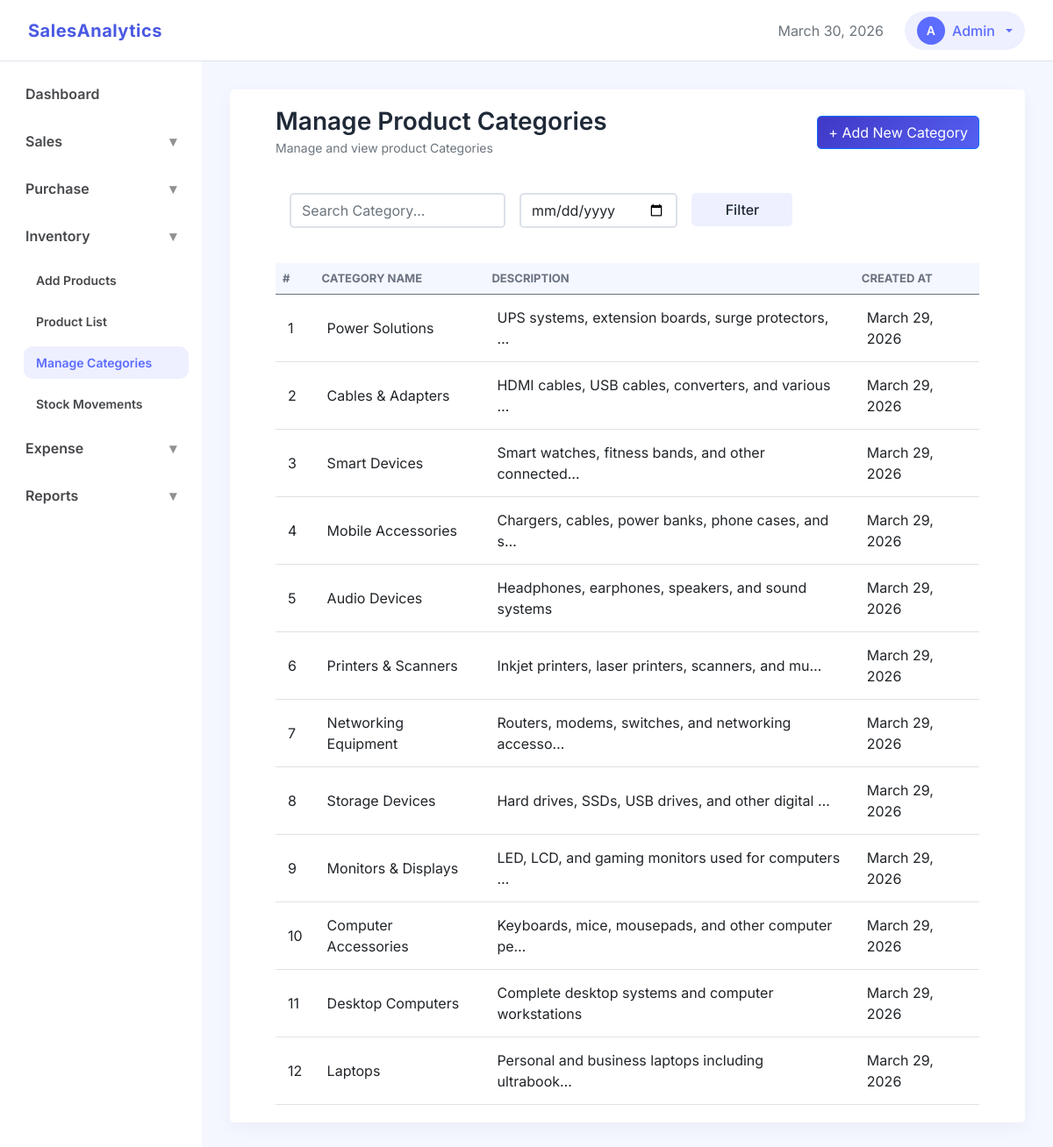
The app's page /inventory/categories/ (signed in) with its own data.
### inventory/models.py (models this page shows, shortened)
class ProductCategory(models.Model):
    name = models.CharField(max_length=100, unique=True)
    description = models.TextField(blank=True)
    created_at = models.DateTimeField(auto_now_add=True)
    updated_at = models.DateTimeField(auto_now=True)

### inventory/views.py (the view)
# urls.py: path('categories/', views.ProductCategoryView.as_view(), name='product_categories'),
class ProductCategoryView(CreateView):
    model = ProductCategory
    form_class = ProductCategoryForm
    template_name = 'inventory/product_categories.html'
    success_url = reverse_lazy('product_categories')
    def get_context_data(self, **kwargs):
        context = super().get_context_data(**kwargs)
        context["categories"] = ProductCategory.objects.all().order_by('-created_at')
        return context

### inventory/forms.py
class ProductCategoryForm(forms.ModelForm):
    class Meta:
        model = ProductCategory
        fields = ['name', 'description']
        widgets = {
            'name': forms.TextInput(attrs={'class': 'form-control', 'placeholder': 'Enter category name'}),
            'description': forms.Textarea(attrs={'class': 'form-control', 'placeholder': 'Optional Description', 'rows': 3})
        }

### dashboard/templatetags/navigation_tags.py (called while the page is built)
@register.simple_tag(takes_context=True)
def active(context, *url_names):
    request = context['request']
    current_url = request.resolver_match.url_name
    if current_url in url_names:
        return 'active'
    return ''

@register.simple_tag(takes_context=True)
def show_menu(context, *url_names):
    request = context['request']
    current_url = request.resolver_match.url_name
    if current_url in url_names:
        return 'show'
    return ''

### templates/inventory/product_categories.html (shortened to what this page needs)
{% extends "base.html" %}
{% load static %}
{% block css_files%}
    <link rel="stylesheet" href="{% static 'css/apps/list.css' %}">
{% endblock %}
{% block content %}
<div class="container-fluid">
    <div class="d-flex justify-content-between align-items-center mb-4">
        <div>
            <h3 class="section-title mb-0">Manage Product Categories</h3>
            <small class="text-muted">Manage and view product Categories</small>
        </div>
        <div>
            <button class="btn btn-primary" data-bs-toggle="modal" data-bs-target="#addCategoryModal">
                + Add New Category
            </button>
        </div>
    </div>
    <div class=" mb-4 p-3">
        <div class="row g-3">
            <div class="col-md-4">
                <input type="text"
                       class="form-control"
                       placeholder="Search Category...">
            </div>
            <div class="col-md-3">
                <input type="date" class="form-control">
            </div>
            <div class="col-md-2">
                <button class="btn btn-soft w-100">
                    Filter
                </button>
            </div>
        </div>
    </div>
    <div class="">
        <div class="table-responsive">
            <table class="table table-hover align-middle data-table mb-0">
                <thead>
                    <tr>
                        <th>#</th>
                        <th>Category Name</th>
                        <th>Description</th>
                        <th>Created At</th>
                    </tr>
                </thead>
                <tbody>
                    {% for category in categories %}
                    <tr>
                        <td>{{ forloop.counter }}</td>
                        <td>
                            {{ category.name }}
                        </td>
                        <td>
                            {% if category.description %}
                                {{ category.description|truncatechars:50 }}
                            {% else %}
                                No description provided
                            {% endif%}
                        </td>
                        <td>
                            {{ category.created_at|date }}
                        </td>
                    </tr>
                    {% empty %}
                    <tr>
                        <td colspan="7" class="text-center py-4 text-muted">
                            No category recorded
                        </td>
                    </tr>
                    {% endfor %}
                </tbody>
            </table>
        </div>
    </div>
</div>
{% endblock %}

### templates/base.html (shortened to what this page needs)
{% load static %}
<!DOCTYPE html>
<html lang="en">
<head>
    <link href="https://cdn.jsdelivr.net/npm/bootstrap@5.0.2/dist/css/bootstrap.min.css" rel="stylesheet">
    <link rel="stylesheet" href="https://cdn.jsdelivr.net/npm/bootstrap-icons@1.11.3/font/bootstrap-icons.css">
    <link rel="stylesheet" href="{% static 'css/base.css' %}">
    <link rel="stylesheet" href="{% static 'css/layout.css' %}">
    <link rel="stylesheet" href="{% static 'css/components.css' %}">
    {% block css_files %}
    {% endblock %}
</head>
<body>
    {% include "partials/navbar.html" %}
    <div class="app-layout">
        {% include "partials/sidebar.html" %}
        <div class="content-area">
            <div class="content-placeholder">
                {% block content %}{% endblock %}
            </div>
        </div>
    </div>
</body>
</html>

### templates/partials/navbar.html (shortened to what this page needs)
<nav class="navbar custom-navbar d-flex justify-content-between align-items-center">
    <div class="d-flex align-items-center gap-4">
        <a class="navbar-brand" href="#">SalesAnalytics</a>
    </div>
    <div class="d-flex align-items-center gap-4">
        <span class="text-muted" id="nav-date"></span>
        <div class="dropdown">
        <button class="btn admin-btn dropdown-toggle d-flex align-items-center gap-2"
                data-bs-toggle="dropdown"
                aria-expanded="false">
            <div class="avatar">A</div>
            <span>Admin</span>
        </button>
    </div>
    </div>
</nav>

### templates/partials/sidebar.html (shortened to what this page needs)
{% load navigation_tags %}
<div class="sidebar">
    <ul class="nav flex-column sidebar-nav">
        <li class="nav-item">
            <a class="nav-link {% active 'dashboard' %}" href="{% url 'dashboard' %}">
                Dashboard
            </a>
        </li>
        <li class="nav-item">
            <a class="nav-link d-flex justify-content-between align-items-center"
            data-bs-toggle="collapse"
            href="#salesMenu"
            role="button">
                Sales
                <span class="arrow">▾</span>
            </a>
        </li>
        <li class="nav-item">
            <a class="nav-link d-flex justify-content-between align-items-center"
            data-bs-toggle="collapse"
            href="#purchaseMenu"
            role="button">
                Purchase
                <span class="arrow">▾</span>
            </a>
        </li>
        <li class="nav-item">
            <a class="nav-link d-flex justify-content-between align-items-center"
            data-bs-toggle="collapse"
            href="#inventoryMenu">
                Inventory
                <span class="arrow">▾</span>
            </a>
            <div class="collapse {% show_menu 'add_product' 'product_list' 'product_categories' 'stock_movements' %}" id="inventoryMenu">
                <ul class="nav flex-column sub-menu">
                    <li class="nav-item">
                        <a class="nav-link {% active 'add_product' %}" href="{% url 'add_product' %}">
                            Add Products
                        </a>
                    </li>
                    <li class="nav-item">
                        <a class="nav-link {% active 'product_list' %}" href="{% url 'product_list' %}">
                            Product List
                        </a>
                    </li>
                    <li class="nav-item">
                        <a class="nav-link {% active 'product_categories' %}" href="{% url 'product_categories' %}">
                            Manage Categories
                        </a>
                    </li>
                    <li class="nav-item">
                        <a class="nav-link {% active 'stock_movements' %}" href="{% url 'stock_movements' %}">
                            Stock Movements
                        </a>
                    </li>
                </ul>
            </div>
        </li>
        <li class="nav-item">
            <a class="nav-link d-flex justify-content-between align-items-center"
            data-bs-toggle="collapse"
            href="#financeMenu">
                Expense
                <span class="arrow">▾</span>
            </a>
        </li>
        <li class="nav-item">
            <a class="nav-link d-flex justify-content-between align-items-center"
            data-bs-toggle="collapse"
            href="#reportMenu">
                Reports
                <span class="arrow">▾</span>
            </a>
        </li>
    </ul>
</div

### static/css/base.css (style rules this page uses)
:root { --clr-primary: #5b6cff; --clr-secondary: #4038c6; --clr-primary-hover: #4a59e3; --clr-primary-medium: #dbdffc; --clr-primary-soft: #eef0ff; --clr-accent: #00c2ff; --primary-gradient: linear-gradient(135deg, var(--clr-secondary), var(--clr-primary)); --secondary-gradient: linear-gradient(130deg, var(--clr-primary-hover), var(--clr-primary)); --clr-bg-main: #ffffff; --clr-bg-content: #f4f7ff; --clr-bg-btn-secondary: #eaeaea; --clr-bg-components: #f5f7fa; --clr-text-main: #1f2937; --clr-text-medium: #46484b; --clr-text-muted: #6b7280; --clr-text-placeholder: #c4c7cc; --clr-text-light: #fefefc; --clr-border: #dce1ea; --clr-border-light: #e4e7ec; --shadow-soft: 0 6px 20px rgba(17, 24, 39, 0.04); --radius: 5px; --nav-height: 70px; --space-xs: 8px; --space-sm: 12px; --space-md: 16px; --space-lg: 24px; --space-xl: 32px; }
* { box-sizing: border-box; }
body { margin: 0; padding: 0; font-family: "Inter", sans-serif; color: var(--clr-text-main); background: var(--clr-bg-main); -webkit-font-smoothing: antialiased; }
h1, h2, h3, h4, h5 { font-weight: 600; margin-bottom: 0.5rem; }
.text-muted { color: var(--clr-text-muted); }

### static/css/layout.css (style rules this page uses)
.custom-navbar { height: var(--nav-height); background: var(--clr-bg-main); border-bottom: 1px solid var(--clr-border); padding: 0 32px; }
.navbar-brand { font-weight: 700; color: var(--clr-primary); letter-spacing: 0.5px; transition: color 0.5s ease; }
.navbar-brand { color: var(--clr-primary-hover); }
.admin-btn { background: var(--clr-primary-soft); border: none; border-radius: 30px; padding: 6px 14px; font-weight: 500; color: var(--clr-primary); }
.avatar { width: 32px; height: 32px; background: var(--clr-primary); color: #ffffff; font-size: 14px; font-weight: 600; display: flex; align-items: center; justify-content: center; border-radius: 50%; }
.app-layout { display: flex; height: calc(100vh - var(--nav-height)); }
.sidebar { width: 230px; height: calc(100vh - var(--nav-height)); overflow-x: hidden; overflow-y: auto; }
.sidebar-nav { padding: 10px 15px; }
.sidebar-nav .nav-link { font-weight: 600; color: var(--clr-text-medium); border-radius: 10px; padding: 10px 14px; margin: 5px 0; }
.sidebar-nav .nav-link:hover, .sidebar-nav .active { background: var(--clr-primary-soft); color: var(--clr-primary); }
.sub-menu { padding-left: 12px; }
.sub-menu .nav-link { font-size: 14px; padding: 8px 14px; }
.arrow { font-size: 16px; opacity: 0.6; }
.content-area { flex: 1; background: var(--clr-bg-content); padding: 32px; overflow-y: auto; }
.content-placeholder { background: #ffffff; border-radius: var(--radius); box-shadow: var(--shadow-soft); min-height: 100%; padding: 20px 40px; }

### static/css/components.css (style rules this page uses)
.form-control, .form-select { border-radius: var(--radius); border: 2px solid var(--clr-border); }
.btn-primary { background: var(--primary-gradient); background-size: 130% 130%; border-radius: var(--radius); transition: background-position 0.5s ease, transform 0.3s ease; }
.btn-soft { border-radius: var(--radius); background-color: var(--clr-primary-soft); color: var(--clr-text-main); font-weight: 500; }

### static/css/apps/list.css (style rules this page uses)
.data-table thead { background: var(--clr-bg-content); }
.data-table th { font-size: 13px; text-transform: uppercase; color: var(--clr-text-muted); }
.data-table td { padding: 14px; }

### records on screen
ProductCategory: name "Power Solutions", description "UPS systems, extension boards, surge protectors, …", created_at "March 29, 2026"
ProductCategory: name "Cables & Adapters", description "HDMI cables, USB cables, converters, and various …", created_at "March 29, 2026"
ProductCategory: name "Smart Devices", description "Smart watches, fitness bands, and other connected…", created_at "March 29, 2026"
ProductCategory: name "Mobile Accessories", description "Chargers, cables, power banks, phone cases, and s…", created_at "March 29, 2026"
ProductCategory: name "Audio Devices", description "Headphones, earphones, speakers, and sound systems", created_at "March 29, 2026"
ProductCategory: name "Printers & Scanners", description "Inkjet printers, laser printers, scanners, and mu…", created_at "March 29, 2026"
ProductCategory: name "Networking Equipment", description "Routers, modems, switches, and networking accesso…", created_at "March 29, 2026"
ProductCategory: name "Storage Devices", description "Hard drives, SSDs, USB drives, and other digital …", created_at "March 29, 2026"
ProductCategory: name "Monitors & Displays", description "LED, LCD, and gaming monitors used for computers …", created_at "March 29, 2026"
ProductCategory: name "Computer Accessories", description "Keyboards, mice, mousepads, and other computer pe…", created_at "March 29, 2026"
ProductCategory: name "Desktop Computers", description "Complete desktop systems and computer workstations", created_at "March 29, 2026"
ProductCategory: name "Laptops", description "Personal and business laptops including ultrabook…", created_at "March 29, 2026"
